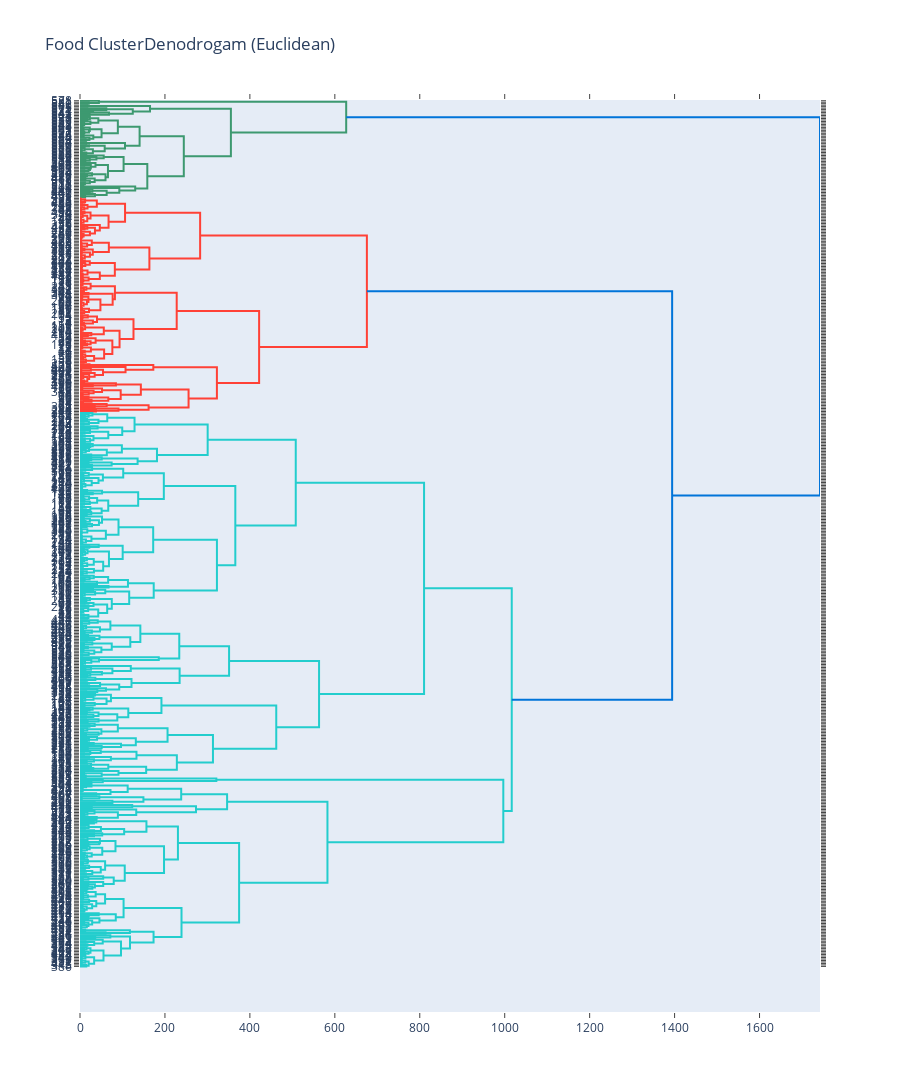

Here is the notebook cell this chart was saved with:
### Code cell
#plt.title('Food Cluster Dendrogram (euclidean)')
#plt.rcParams["figure.figsize"] = [32, 640]
fig = plot_dendrogram(food_cluster, orientation = "left")
fig.layout.title = "Food ClusterDenodrogam (Euclidean)"
fig.layout.height = 5000
fig.show()
